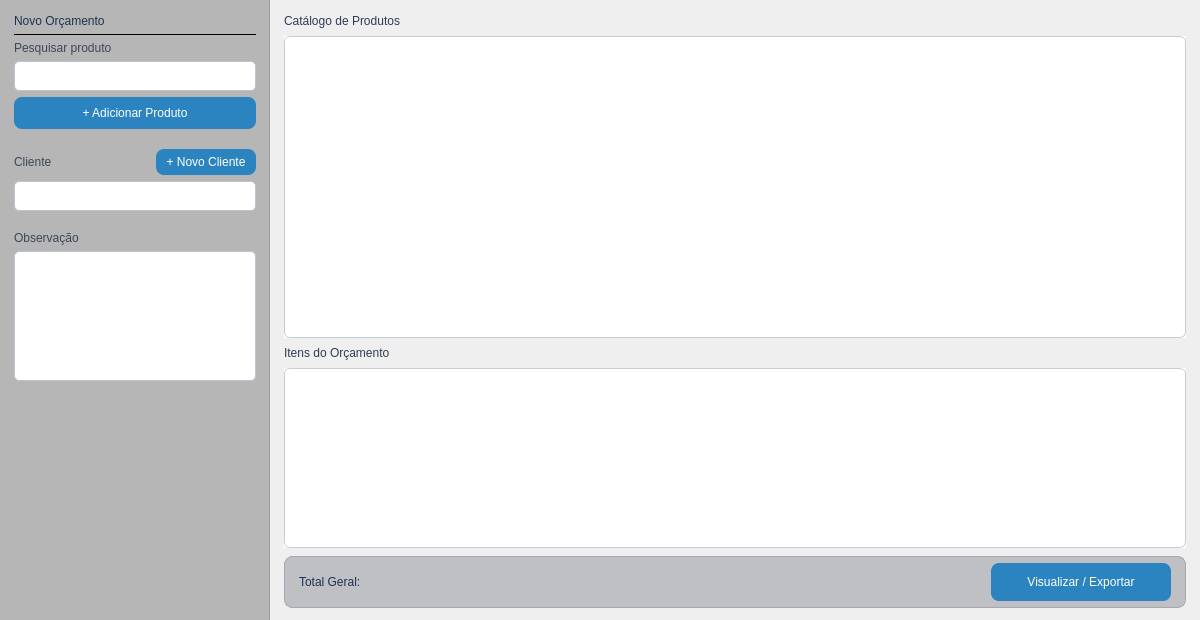
<?xml version="1.0" encoding="UTF-8"?>
<ui version="4.0">
 <class>JanelaOrcamento</class>
 <widget class="QWidget" name="JanelaOrcamento">
  <property name="geometry">
   <rect>
    <x>0</x>
    <y>0</y>
    <width>1200</width>
    <height>620</height>
   </rect>
  </property>
  <property name="minimumSize">
   <size>
    <width>1000</width>
    <height>560</height>
   </size>
  </property>
  <property name="windowTitle">
   <string>Orçamento</string>
  </property>
  <property name="styleSheet">
   <string notr="true">
#JanelaOrcamento {
  background-color: qlineargradient(spread:pad, x1:0, y1:0, x2:1, y2:0,
    stop:0 rgba(199, 199, 199, 255), stop:1 rgba(170, 170, 170, 255));
}
QPushButton {
  background-color: rgb(43, 132, 191);
  color: rgb(255, 255, 255);
  font: 600 10pt &quot;Segoe UI&quot;;
  border-radius: 8px;
}
QPushButton:hover {
  background-color: rgb(13, 92, 161);
}
QPushButton:pressed {
  background-color: rgb(153, 193, 241);
}
QLineEdit, QTextEdit {
  background-color: white;
  border: 1px solid rgb(190, 195, 210);
  border-radius: 5px;
  padding: 3px 6px;
  font: 10pt &quot;Segoe UI&quot;;
}
QLineEdit:focus, QTextEdit:focus {
  border-color: rgb(43, 132, 191);
}
QTableView {
  background-color: white;
  border: 1px solid rgb(200, 205, 215);
  border-radius: 6px;
  gridline-color: rgb(230, 232, 238);
  selection-background-color: rgb(210, 228, 248);
  selection-color: rgb(30, 50, 80);
}
   </string>
  </property>
  <layout class="QHBoxLayout" name="mainHLayout">
   <property name="spacing">
    <number>0</number>
   </property>
   <property name="leftMargin">
    <number>0</number>
   </property>
   <property name="topMargin">
    <number>0</number>
   </property>
   <property name="rightMargin">
    <number>0</number>
   </property>
   <property name="bottomMargin">
    <number>0</number>
   </property>
   <item>
    <widget class="QFrame" name="leftPanel">
     <property name="minimumSize">
      <size>
       <width>270</width>
       <height>0</height>
      </size>
     </property>
     <property name="maximumSize">
      <size>
       <width>270</width>
       <height>16777215</height>
      </size>
     </property>
     <property name="styleSheet">
      <string notr="true">
#leftPanel {
  background-color: rgb(182, 182, 182);
  border-right: 1px solid rgb(155, 155, 155);
}
      </string>
     </property>
     <property name="frameShape">
      <enum>QFrame::Shape::NoFrame</enum>
     </property>
     <layout class="QVBoxLayout" name="leftVLayout">
      <property name="spacing">
       <number>6</number>
      </property>
      <property name="leftMargin">
       <number>14</number>
      </property>
      <property name="topMargin">
       <number>14</number>
      </property>
      <property name="rightMargin">
       <number>14</number>
      </property>
      <property name="bottomMargin">
       <number>14</number>
      </property>
      <item>
       <widget class="QLabel" name="label_11">
        <property name="styleSheet">
         <string notr="true">font: 700 11pt &quot;Segoe UI&quot;; color: rgb(30, 50, 80);</string>
        </property>
        <property name="text">
         <string>Novo Orçamento</string>
        </property>
       </widget>
      </item>
      <item>
       <widget class="QFrame" name="sep1">
        <property name="maximumSize">
         <size>
          <width>16777215</width>
          <height>1</height>
         </size>
        </property>
        <property name="styleSheet">
         <string notr="true">background-color: rgb(150, 150, 150);</string>
        </property>
        <property name="frameShape">
         <enum>QFrame::Shape::HLine</enum>
        </property>
       </widget>
      </item>
      <item>
       <widget class="QLabel" name="label_7">
        <property name="styleSheet">
         <string notr="true">font: 600 9pt &quot;Segoe UI&quot;; color: rgb(60, 70, 90);</string>
        </property>
        <property name="text">
         <string>Pesquisar produto</string>
        </property>
       </widget>
      </item>
      <item>
       <widget class="CustomLineEdit" name="Ledit_PesquisaProduto">
        <property name="minimumSize">
         <size>
          <width>0</width>
          <height>30</height>
         </size>
        </property>
        <property name="maximumSize">
         <size>
          <width>16777215</width>
          <height>30</height>
         </size>
        </property>
       </widget>
      </item>
      <item>
       <widget class="QPushButton" name="Btn_AddProd">
        <property name="minimumSize">
         <size>
          <width>0</width>
          <height>32</height>
         </size>
        </property>
        <property name="maximumSize">
         <size>
          <width>16777215</width>
          <height>32</height>
         </size>
        </property>
        <property name="text">
         <string>+ Adicionar Produto</string>
        </property>
       </widget>
      </item>
      <item>
       <widget class="QFrame" name="sep2">
        <property name="minimumSize">
         <size>
          <width>0</width>
          <height>8</height>
         </size>
        </property>
        <property name="maximumSize">
         <size>
          <width>16777215</width>
          <height>8</height>
         </size>
        </property>
        <property name="styleSheet">
         <string notr="true">background-color: transparent;</string>
        </property>
        <property name="frameShape">
         <enum>QFrame::Shape::NoFrame</enum>
        </property>
       </widget>
      </item>
      <item>
       <layout class="QHBoxLayout" name="clienteHeaderLayout">
        <property name="spacing">
         <number>6</number>
        </property>
        <item>
         <widget class="QLabel" name="label_6">
          <property name="styleSheet">
           <string notr="true">font: 600 9pt &quot;Segoe UI&quot;; color: rgb(60, 70, 90);</string>
          </property>
          <property name="text">
           <string>Cliente</string>
          </property>
         </widget>
        </item>
        <item>
         <spacer name="clienteHeaderSpacer">
          <property name="orientation">
           <enum>Qt::Orientation::Horizontal</enum>
          </property>
          <property name="sizeHint" stdset="0">
           <size>
            <width>40</width>
            <height>20</height>
           </size>
          </property>
         </spacer>
        </item>
        <item>
         <widget class="QPushButton" name="Btn_NovoCliente">
          <property name="sizePolicy">
           <sizepolicy hsizetype="Fixed" vsizetype="Fixed">
            <horstretch>0</horstretch>
            <verstretch>0</verstretch>
           </sizepolicy>
          </property>
          <property name="minimumSize">
           <size>
            <width>100</width>
            <height>26</height>
           </size>
          </property>
          <property name="maximumSize">
           <size>
            <width>100</width>
            <height>26</height>
           </size>
          </property>
          <property name="styleSheet">
           <string notr="true">font: 600 8pt &quot;Segoe UI&quot;;</string>
          </property>
          <property name="text">
           <string>+ Novo Cliente</string>
          </property>
         </widget>
        </item>
       </layout>
      </item>
      <item>
       <widget class="CustomLineEdit" name="Ledit_Cliente">
        <property name="minimumSize">
         <size>
          <width>0</width>
          <height>30</height>
         </size>
        </property>
        <property name="maximumSize">
         <size>
          <width>16777215</width>
          <height>30</height>
         </size>
        </property>
       </widget>
      </item>
      <item>
       <widget class="QFrame" name="sep3">
        <property name="minimumSize">
         <size>
          <width>0</width>
          <height>8</height>
         </size>
        </property>
        <property name="maximumSize">
         <size>
          <width>16777215</width>
          <height>8</height>
         </size>
        </property>
        <property name="styleSheet">
         <string notr="true">background-color: transparent;</string>
        </property>
        <property name="frameShape">
         <enum>QFrame::Shape::NoFrame</enum>
        </property>
       </widget>
      </item>
      <item>
       <widget class="QLabel" name="label_9">
        <property name="styleSheet">
         <string notr="true">font: 600 9pt &quot;Segoe UI&quot;; color: rgb(60, 70, 90);</string>
        </property>
        <property name="text">
         <string>Observação</string>
        </property>
       </widget>
      </item>
      <item>
       <widget class="QTextEdit" name="Tedit_Obs">
        <property name="maximumSize">
         <size>
          <width>16777215</width>
          <height>130</height>
         </size>
        </property>
       </widget>
      </item>
      <item>
       <spacer name="leftBottomSpacer">
        <property name="orientation">
         <enum>Qt::Orientation::Vertical</enum>
        </property>
        <property name="sizeHint" stdset="0">
         <size>
          <width>20</width>
          <height>40</height>
         </size>
        </property>
       </spacer>
      </item>
     </layout>
    </widget>
   </item>
   <item>
    <widget class="QWidget" name="rightContent">
     <layout class="QVBoxLayout" name="rightVLayout">
      <property name="spacing">
       <number>8</number>
      </property>
      <property name="leftMargin">
       <number>14</number>
      </property>
      <property name="topMargin">
       <number>14</number>
      </property>
      <property name="rightMargin">
       <number>14</number>
      </property>
      <property name="bottomMargin">
       <number>12</number>
      </property>
      <item>
       <widget class="QLabel" name="label_10">
        <property name="styleSheet">
         <string notr="true">font: 700 9pt &quot;Segoe UI&quot;; color: rgb(45, 60, 85);</string>
        </property>
        <property name="text">
         <string>Catálogo de Produtos</string>
        </property>
       </widget>
      </item>
      <item>
       <widget class="ProdutoTableView" name="Tview_ProdutosOrcamento">
        <property name="autoFillBackground">
         <bool>true</bool>
        </property>
        <property name="alternatingRowColors">
         <bool>true</bool>
        </property>
        <property name="selectionMode">
         <enum>QAbstractItemView::SelectionMode::SingleSelection</enum>
        </property>
        <property name="selectionBehavior">
         <enum>QAbstractItemView::SelectionBehavior::SelectRows</enum>
        </property>
       </widget>
      </item>
      <item>
       <widget class="QLabel" name="label_8">
        <property name="styleSheet">
         <string notr="true">font: 700 9pt &quot;Segoe UI&quot;; color: rgb(45, 60, 85);</string>
        </property>
        <property name="text">
         <string>Itens do Orçamento</string>
        </property>
       </widget>
      </item>
      <item>
       <widget class="QTableView" name="Tview_ProdutosSelec">
        <property name="minimumSize">
         <size>
          <width>0</width>
          <height>130</height>
         </size>
        </property>
        <property name="maximumSize">
         <size>
          <width>16777215</width>
          <height>180</height>
         </size>
        </property>
        <property name="contextMenuPolicy">
         <enum>Qt::ContextMenuPolicy::CustomContextMenu</enum>
        </property>
        <property name="autoFillBackground">
         <bool>true</bool>
        </property>
        <property name="alternatingRowColors">
         <bool>true</bool>
        </property>
        <property name="selectionMode">
         <enum>QAbstractItemView::SelectionMode::SingleSelection</enum>
        </property>
        <property name="selectionBehavior">
         <enum>QAbstractItemView::SelectionBehavior::SelectRows</enum>
        </property>
        <attribute name="verticalHeaderVisible">
         <bool>false</bool>
        </attribute>
       </widget>
      </item>
      <item>
       <widget class="QFrame" name="footerBar">
        <property name="minimumSize">
         <size>
          <width>0</width>
          <height>52</height>
         </size>
        </property>
        <property name="maximumSize">
         <size>
          <width>16777215</width>
          <height>52</height>
         </size>
        </property>
        <property name="styleSheet">
         <string notr="true">
#footerBar {
  background-color: rgb(190, 192, 196);
  border-radius: 8px;
  border: 1px solid rgb(165, 168, 175);
}
         </string>
        </property>
        <property name="frameShape">
         <enum>QFrame::Shape::StyledPanel</enum>
        </property>
        <layout class="QHBoxLayout" name="footerHLayout">
         <property name="spacing">
          <number>12</number>
         </property>
         <property name="leftMargin">
          <number>14</number>
         </property>
         <property name="topMargin">
          <number>6</number>
         </property>
         <property name="rightMargin">
          <number>14</number>
         </property>
         <property name="bottomMargin">
          <number>6</number>
         </property>
         <item>
          <widget class="QLabel" name="Lbl_TotalGeral">
           <property name="styleSheet">
            <string notr="true">font: 700 12pt &quot;Segoe UI&quot;; color: rgb(30, 50, 80);</string>
           </property>
           <property name="text">
            <string>Total Geral:</string>
           </property>
          </widget>
         </item>
         <item>
          <spacer name="footerSpacer">
           <property name="orientation">
            <enum>Qt::Orientation::Horizontal</enum>
           </property>
           <property name="sizeHint" stdset="0">
            <size>
             <width>40</width>
             <height>20</height>
            </size>
           </property>
          </spacer>
         </item>
         <item>
          <widget class="QPushButton" name="Btn_Terminar">
           <property name="sizePolicy">
            <sizepolicy hsizetype="Fixed" vsizetype="Fixed">
             <horstretch>0</horstretch>
             <verstretch>0</verstretch>
            </sizepolicy>
           </property>
           <property name="minimumSize">
            <size>
             <width>180</width>
             <height>38</height>
            </size>
           </property>
           <property name="maximumSize">
            <size>
             <width>180</width>
             <height>38</height>
            </size>
           </property>
           <property name="text">
            <string>Visualizar / Exportar</string>
           </property>
          </widget>
         </item>
        </layout>
       </widget>
      </item>
     </layout>
    </widget>
   </item>
  </layout>
 </widget>
 <customwidgets>
  <customwidget>
   <class>CustomLineEdit</class>
   <extends>QLineEdit</extends>
   <header>customlineedit.h</header>
  </customwidget>
  <customwidget>
   <class>ProdutoTableView</class>
   <extends>QTableView</extends>
   <header>produtotableview.h</header>
  </customwidget>
 </customwidgets>
 <resources/>
 <connections/>
</ui>
